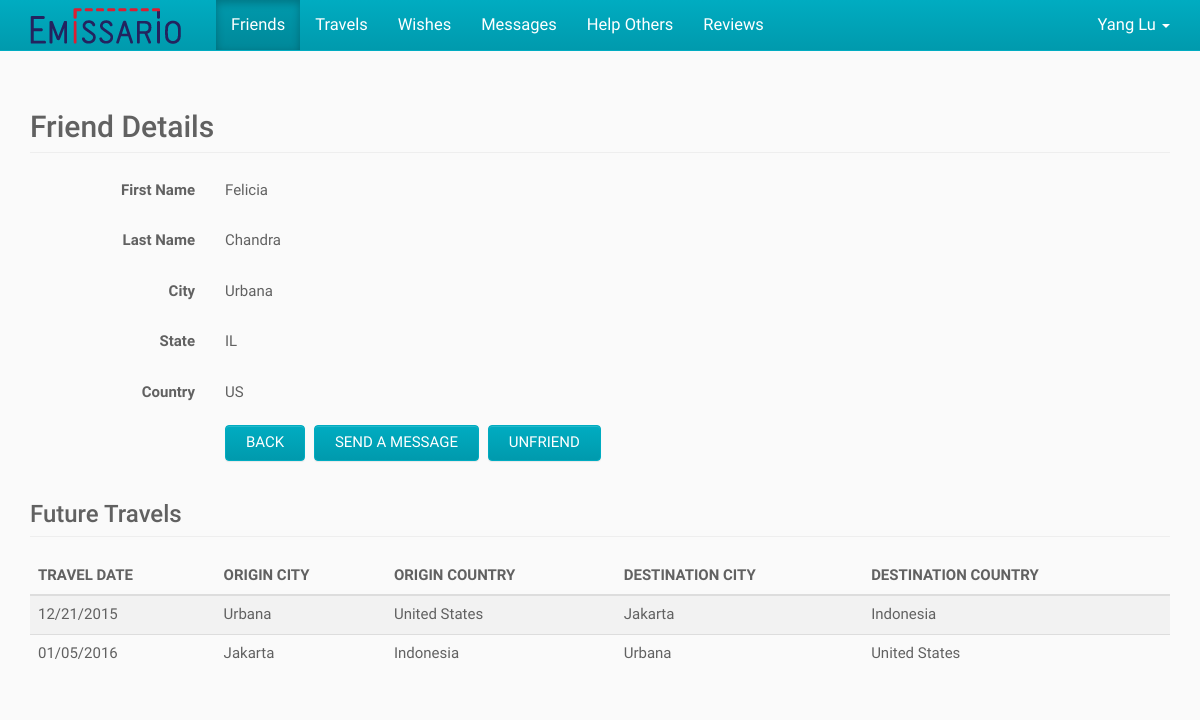
The app's page /index.php/friends/view/1 (signed in) with its own data.
### tables this page shows
CREATE TABLE IF NOT EXISTS User (
	ID BIGINT NOT NULL AUTO_INCREMENT,
    First_Name VARCHAR(100) NOT NULL,
    Last_Name VARCHAR(100) NULL,
    Email VARCHAR(100) NOT NULL UNIQUE,
    `Password` CHAR(255) NOT NULL,
    City VARCHAR(100) NULL,
    State VARCHAR(100) NULL,
    Country VARCHAR(2) NULL,
    Phone VARCHAR(100) NULL,
    Created_On DATETIME NULL,
    Modified_On DATETIME NULL,
    PRIMARY KEY (ID)
);

CREATE TABLE IF NOT EXISTS Travel (
	ID BIGINT NOT NULL AUTO_INCREMENT,
    User_ID BIGINT NOT NULL,
    Origin_City VARCHAR(100) NULL,
    Origin_Country VARCHAR(2) NULL,
    Destination_City VARCHAR(100) NULL,
    Destination_Country VARCHAR(2) NULL,
    Travel_Date DATE NULL,
    Created_On DATETIME NULL,
    Modified_On DATETIME NULL,
    PRIMARY KEY (ID),
    FOREIGN KEY (User_ID) REFERENCES User (ID)
);

CREATE TABLE IF NOT EXISTS Country (
	Country_Code VARCHAR(2) NOT NULL,
    Country_Name VARCHAR(100) NOT NULL,
    Created_On DATETIME NULL,
    Modified_On DATETIME NULL,
    PRIMARY KEY (Country_Code)
);

### application/controllers/friends.php (called while the page is built, shortened)
<?php
class Friends
{
	public function view($friendID)
	{
		$userID = $GLOBALS["beans"]->siteHelper->getSession("userID");
		$friend = $GLOBALS["beans"]->friendService->getFriend($friendID, $userID);
		$travels = $GLOBALS["beans"]->travelService->getTravels($friendID, "future");
		require APP . 'views/_templates/header.php';
		require APP . 'views/friends/view.php';
		require APP . 'views/_templates/footer.php';
	}
}

### index.php (called while the page is built, shortened)
<?php
$app = new Application();

### application/core/service.php (called while the page is built)
<?php
class Service
{
	function __construct($model)
	{
		$this->model = $model;
	}
}

### application/core/model.php (called while the page is built)
<?php
class Model
{
	function __construct($db)
	{
		$this->db = $db;
	}
}

### application/models/userModel.php (called while the page is built, shortened)
<?php
class UserModel extends Model
{
	public function getUser($userID)
	{
		$sql = "SELECT User.*, Country.Country_Name, State.State_Name
				FROM User
				LEFT JOIN Country ON Country.Country_Code = User.Country
				LEFT JOIN State ON State.State_Code = User.State
				WHERE User.ID = :user_id";
		$parameters = array(":user_id" => $userID);
		return $GLOBALS["beans"]->queryHelper->getSingleRowObject($this->db, $sql, $parameters);
	}
}

### application/helpers/queryHelper.php (called while the page is built, shortened)
<?php
class QueryHelper
{
	public function getSingleRowObject($db, $sql, $parameters) {
		$query = $db->prepare($sql);
		$query->execute($parameters);
		$result = $query->fetch();
		return $result;
	}
}

### application/services/userService.php (called while the page is built, shortened)
<?php
class UserService extends Service
{
	public function getUser($userID)
	{
		return $this->model->getUser($userID);
	}
}

### application/models/friendModel.php (called while the page is built, shortened)
<?php
class FriendModel extends Model
{
	public function getFriend($friendID, $userID = "")
	{
		$sql = "SELECT User.ID, User.First_Name, User.Last_Name, User.City, User.State, User.Country, User.Email
				FROM User";
		if (is_numeric($userID))
		{
			$sql .= " INNER JOIN (
					SELECT User_ID2 AS Friend_ID
					FROM Friend
					WHERE User_ID1 = :user_id
						AND Pending = 0
					UNION
						SELECT User_ID1 AS Friend_ID
						FROM Friend
						WHERE User_ID2 = :user_id
							AND Pending = 0
				) F ON F.Friend_ID = User.ID";
		}
		$sql .= " WHERE User.ID = :friend_id";
		$parameters = array(':friend_id' => $friendID);
		if (is_numeric($userID))
		{
			$parameters[":user_id"] = $userID;
		}
		return $GLOBALS["beans"]->queryHelper->getSingleRowObject($this->db, $sql, $parameters);
	}
}

### application/services/friendService.php (called while the page is built, shortened)
<?php
class FriendService extends Service
{
	public function getFriend($friendID, $userID = "")
	{
		return $this->model->getFriend($friendID, $userID);
	}
}

### application/models/travelModel.php (called while the page is built, shortened)
<?php
class TravelModel extends Model
{
	public function getTravels($userID, $travelDateType = "", $search = "")
	{
		$sql = "SELECT Travel.*,
					DATE_FORMAT(Travel.Travel_Date, '%m/%d/%Y') AS Formatted_Travel_Date,
					Orig_Country.Country_Name AS Origin_Country_Name,
					Dest_Country.Country_Name AS Destination_Country_Name
				FROM Travel
				LEFT JOIN Country Orig_Country ON Orig_Country.Country_Code = Travel.Origin_Country
				LEFT JOIN Country Dest_Country ON Dest_Country.Country_Code = Travel.Destination_Country
				WHERE Travel.User_ID = :user_id";
		if (strcasecmp($travelDateType, "future") == 0)
		{
			$sql .= " AND Travel.Travel_Date > DATE(NOW())";
		}
		else if (strcasecmp($travelDateType, "past") == 0)
		{
			$sql .= " AND Travel.Travel_Date <= DATE(NOW())";
		}
		$sql .= " ORDER BY Travel.Travel_Date";
		$parameters = array(":user_id" => $userID);
		$query = $this->db->prepare($sql);
		$query->execute($parameters);
		return $query->fetchAll();
	}
}

### application/services/travelService.php (called while the page is built, shortened)
<?php
class TravelService extends Service
{
	public function getTravels($userID, $travelDateType = "", $search = "")
	{
		return $this->model->getTravels($userID, $travelDateType, $search);
	}
}

### application/views/friends/view.php (the view, shortened to what this page needs)
<div class="container">
	<h2 class="page-header">Friend Details</h2>
	<div class="section form-horizontal">
		<div class="form-group">
			<label class="col-sm-2 control-label">First Name</label>
			<div class="col-sm-10">
				<p class="form-control-static"><?php echo $friend->First_Name ?></p>
			</div>
		</div>
		<div class="form-group">
			<label class="col-sm-2 control-label">Last Name</label>
			<div class="col-sm-10">
				<p class="form-control-static"><?php echo $friend->Last_Name ?></p>
			</div>
		</div>
		<div class="form-group">
			<label class="col-sm-2 control-label">City</label>
			<div class="col-sm-10">
				<p class="form-control-static"><?php echo $friend->City ?></p>
			</div>
		</div>
		<div class="form-group">
			<label class="col-sm-2 control-label">State</label>
			<div class="col-sm-10">
				<p class="form-control-static"><?php echo $friend->State ?></p>
			</div>
		</div>
		<div class="form-group">
			<label class="col-sm-2 control-label">Country</label>
			<div class="col-sm-10">
				<p class="form-control-static"><?php echo $friend->Country ?></p>
			</div>
		</div>
		<div class="form-group">
			<div class="col-sm-offset-2 col-sm-10">
				<button type="button" id="back" class="btn btn-default">Back</button>
				<button type="button" id="send" class="btn btn-default">Send a Message</button>
				<button type="button" id="unfriend" class="btn btn-default">Unfriend</button>
			</div>
		</div>
	</div>
	<div class="section">
		<h3 class="page-header">Future Travels</h3>
		<div class="table-responsive">
			<table class="table table-striped">
				<thead>
					<tr>
						<th>Travel Date</th>
						<th>Origin City</th>
						<th>Origin Country</th>
						<th>Destination City</th>
						<th>Destination Country</th>
					</tr>
				</thead>
				<tbody>
					<?php foreach ($travels as $travel) { ?>
						<tr>
							<td><?php echo $travel->Formatted_Travel_Date ?></td>
							<td><?php echo $travel->Origin_City ?></td>
							<td><?php echo $travel->Origin_Country_Name ?></td>
							<td><?php echo $travel->Destination_City ?></td>
							<td><?php echo $travel->Destination_Country_Name ?></td>
						</tr>
					<?php } ?>
				</tbody>
			</table>
		</div>
	</div>
</div>

### application/views/_templates/header.php (shortened to what this page needs)
<?php
$activeView = "";
if (array_key_exists("PATH_INFO", $_SERVER)) {
	$pathInfoArray = explode("/", $_SERVER["PATH_INFO"]);
	$activeView = $pathInfoArray[1];
}
if (!isset($user)) {
	$user = $GLOBALS["beans"]->userService->getUser($userID);
}
?><!DOCTYPE html>
<html lang="en">
<head>
	<link href="<?php echo URL; ?>public/css/bootstrap.css" rel="stylesheet">
	<link href="<?php echo URL; ?>public/css/bootstrap-theme.css" rel="stylesheet">
	<link href="<?php echo URL; ?>public/css/bootstrap-datepicker3.css" rel="stylesheet">
</head>
<body>
	<nav class="navbar navbar-inverse navbar-fixed-top">
		<div class="container">
			<div class="navbar-header">
				<a class="navbar-brand" href="<?php echo URL_WITH_INDEX_FILE; ?>">
					<img alt="Emissario" src="<?php echo URL; ?>public/img/logo.png" />
				</a>
			</div>
			<?php if (is_numeric($userID)) { ?>
				<div id="navbar" class="navbar-collapse collapse">
					<ul class="nav navbar-nav navbar-left">
						<?php echo $GLOBALS["beans"]->siteHelper->getNavigationHTML($activeView); ?>
					</ul>
					<ul class="nav navbar-nav navbar-right">
						<li class="dropdown">
							<a class="dropdown-toggle" href="#!" aria-expanded="false" aria-haspopup="true" role="button" data-toggle="dropdown">
								<?php echo $user->First_Name . " " . $user->Last_Name ?>
								<span class="caret"></span>
							</a>
						</li>
					</ul>
				</div>
			<?php } ?>
		</div>
	</nav>

### records on screen
user: First_Name "Yang", Last_Name "Lu"
user: First_Name "Felicia", Last_Name "Chandra", City "Urbana", State "IL", Country "US"
travel: Formatted_Travel_Date "12/21/2015", Origin_City "Urbana", country.Country_Name "United States", Destination_City "Jakarta", country.Country_Name "Indonesia"
travel: Formatted_Travel_Date "01/05/2016", Origin_City "Jakarta", country.Country_Name "Indonesia", Destination_City "Urbana", country.Country_Name "United States"

### other values on screen
$viewTitle "Friends"
$viewTitle "Travels"
$viewTitle "Wishes"
$viewTitle "Messages"
$viewTitle "Help Others"
$viewTitle "Reviews"
